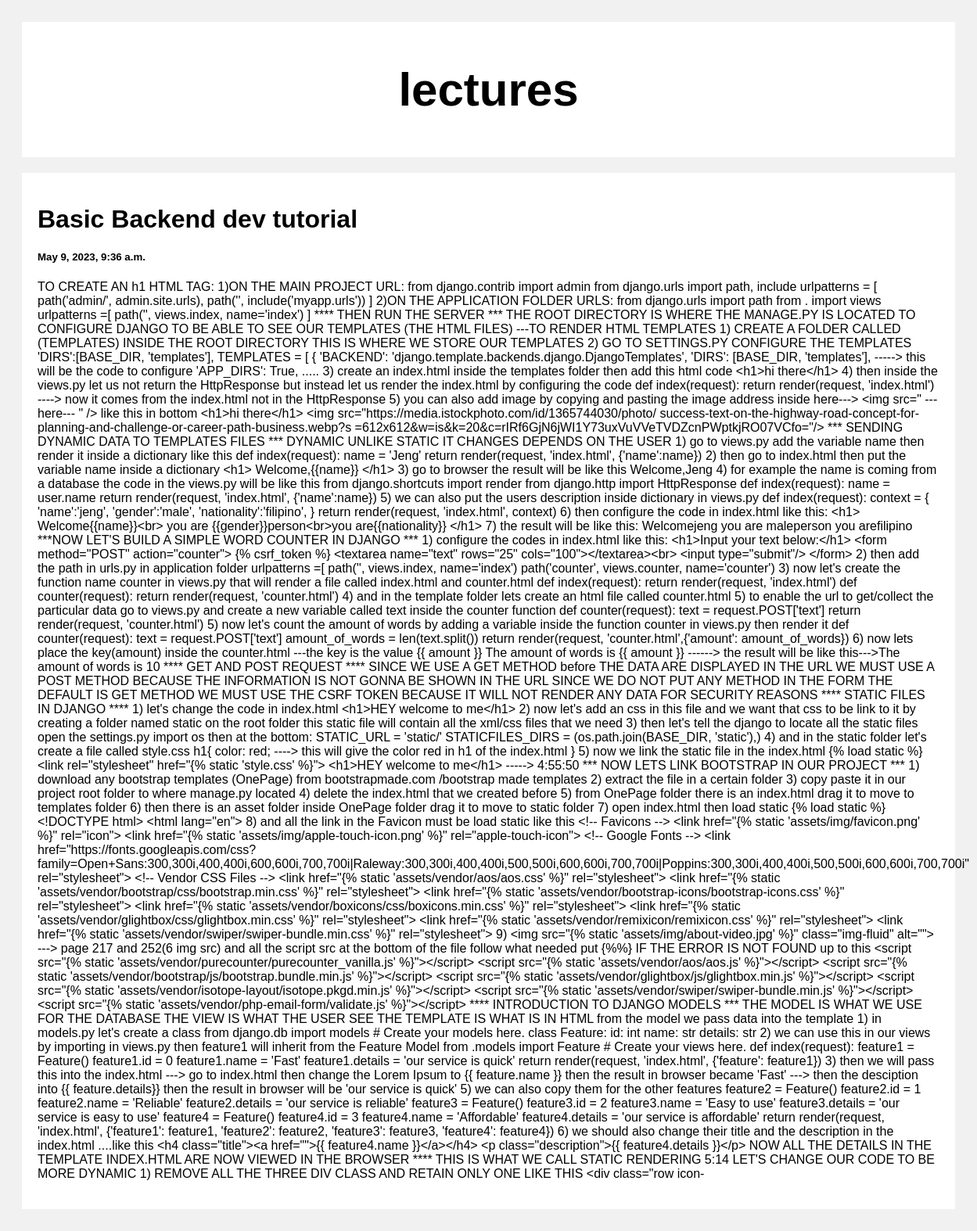
Screenshot of /post/2 with the database file from the repository.
### posts/models.py (models this page shows)
class Post(models.Model):
    title = models.CharField(max_length=100)
    body = models.CharField(max_length= 10000)
    created_at = models.DateTimeField(default=datetime.now,blank=True)

### posts/views.py (the view)
# urls.py: path('post/<str:pk>', views.post, name='post')
def post(request, pk):
    posts= Post.objects.get(id=pk)
    return render(request, 'posts.html', {'posts': posts})

### templates/posts.html (shortened to what this page needs)
<!DOCTYPE html>
<html>
<head>
</head>
<body>
<div class="header">
  <h2>lectures</h2>
</div>
<div class="row">
  <div class="leftcolumn">
    <div class="card">
        <h1>{{posts.title}}</h1>
        <h5>{{posts.created_at}}</h5>
        <p>{{posts.body}}</p>
    </div>
   </div>
</div>
</body>
</html>

### templates/posts.html (style rules this page uses)
* { box-sizing: border-box; }
body { font-family: Arial; padding: 20px; background: #f1f1f1; }
.header { padding: 2px; font-size: 40px; text-align: center; background: white; }
.leftcolumn { float: left; width: 100%; }
.card { background-color: white; padding: 20px; margin-top: 20px; }
.row:after { content: ""; display: table; clear: both; }

### rows the page displays
Post: title "Basic Backend dev tutorial", created_at "May 9, 2023, 9:36 a.m.", body "TO CREATE AN h1 HTML TAG: 1)ON THE MAIN PROJECT URL: from django.contrib import admin from django.urls import path, include urlpatterns = [ path('admin/', admin.site.urls), path('', include('myapp.urls')) ] 2)ON THE APPLICATION FOLDER URLS: from django.urls import path from . import views urlpatterns =[ path('', views.index, name='index') ] **** THEN RUN THE SERVER *** THE ROOT DIRECTORY IS WHERE THE MANAGE.PY IS LOCATED TO CONFIGURE DJANGO TO BE ABLE TO SEE OUR TEMPLATES (THE HTML FILES) ---TO RENDER HTML TEMPLATES 1) CREATE A FOLDER CALLED (TEMPLATES) INSIDE THE ROOT DIRECTORY THIS IS WHERE WE STORE OUR TEMPLATES 2) GO TO SETTINGS.PY CONFIGURE THE TEMPLATES 'DIRS':[BASE_DIR, 'templates'],…"
